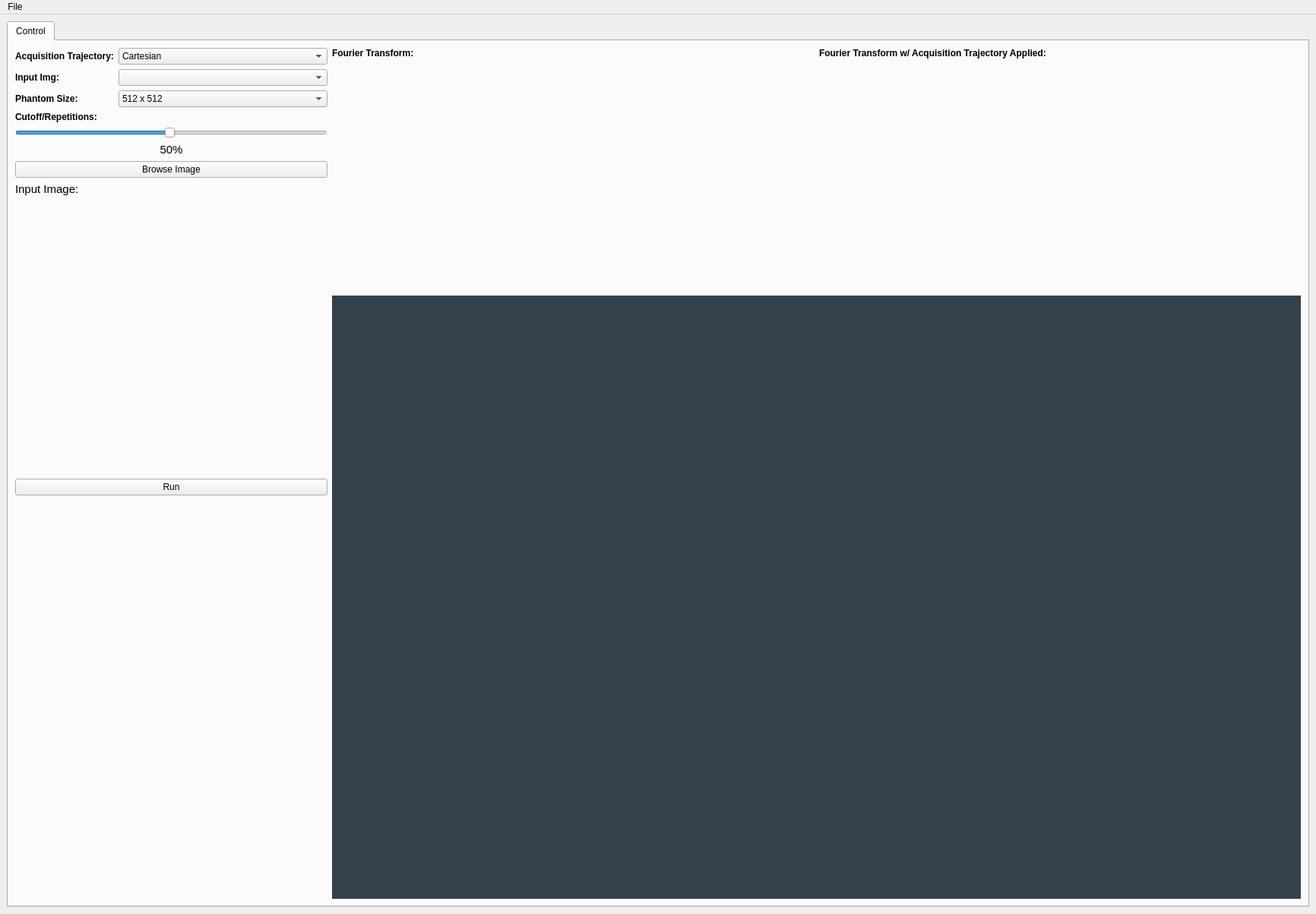
<?xml version="1.0" encoding="UTF-8"?>
<ui version="4.0">
 <class>MainWindow</class>
 <widget class="QMainWindow" name="MainWindow">
  <property name="geometry">
   <rect>
    <x>0</x>
    <y>0</y>
    <width>1732</width>
    <height>1203</height>
   </rect>
  </property>
  <property name="windowTitle">
   <string>Medical Imaging Final Project</string>
  </property>
  <widget class="QWidget" name="centralwidget">
   <layout class="QGridLayout" name="gridLayout">
    <item row="0" column="1">
     <widget class="QTabWidget" name="tabWidget">
      <property name="currentIndex">
       <number>0</number>
      </property>
      <widget class="QWidget" name="tab">
       <attribute name="title">
        <string>Control</string>
       </attribute>
       <layout class="QGridLayout" name="gridLayout_2">
        <item row="2" column="1" colspan="2">
         <widget class="QComboBox" name="comboBoxInputImg">
          <property name="sizePolicy">
           <sizepolicy hsizetype="Minimum" vsizetype="Fixed">
            <horstretch>0</horstretch>
            <verstretch>0</verstretch>
           </sizepolicy>
          </property>
          <property name="minimumSize">
           <size>
            <width>275</width>
            <height>0</height>
           </size>
          </property>
          <property name="maximumSize">
           <size>
            <width>16777215</width>
            <height>16777215</height>
           </size>
          </property>
          <item>
           <property name="text">
            <string/>
           </property>
          </item>
          <item>
           <property name="text">
            <string>Phantom 1</string>
           </property>
          </item>
          <item>
           <property name="text">
            <string>Phantom 2</string>
           </property>
          </item>
          <item>
           <property name="text">
            <string>Custom Img (Use Browse)</string>
           </property>
          </item>
         </widget>
        </item>
        <item row="7" column="0" colspan="3">
         <widget class="QPushButton" name="browseButton">
          <property name="text">
           <string>Browse Image</string>
          </property>
         </widget>
        </item>
        <item row="2" column="0">
         <widget class="QLabel" name="label_3">
          <property name="font">
           <font>
            <weight>75</weight>
            <bold>true</bold>
           </font>
          </property>
          <property name="text">
           <string>Input Img:</string>
          </property>
          <property name="alignment">
           <set>Qt::AlignLeading|Qt::AlignLeft|Qt::AlignVCenter</set>
          </property>
         </widget>
        </item>
        <item row="1" column="1" colspan="2">
         <widget class="QComboBox" name="comboBoxTrajectory">
          <item>
           <property name="text">
            <string>Cartesian</string>
           </property>
          </item>
          <item>
           <property name="text">
            <string>Radial</string>
           </property>
          </item>
         </widget>
        </item>
        <item row="1" column="4" rowspan="13">
         <layout class="QGridLayout" name="gridLayout_3">
          <item row="1" column="1">
           <widget class="QLabel" name="resultHist">
            <property name="sizePolicy">
             <sizepolicy hsizetype="Expanding" vsizetype="Preferred">
              <horstretch>0</horstretch>
              <verstretch>0</verstretch>
             </sizepolicy>
            </property>
            <property name="minimumSize">
             <size>
              <width>0</width>
              <height>0</height>
             </size>
            </property>
            <property name="maximumSize">
             <size>
              <width>16777215</width>
              <height>300</height>
             </size>
            </property>
            <property name="text">
             <string/>
            </property>
           </widget>
          </item>
          <item row="0" column="1">
           <widget class="QLabel" name="resultHistText">
            <property name="font">
             <font>
              <weight>75</weight>
              <bold>true</bold>
             </font>
            </property>
            <property name="text">
             <string>Fourier Transform w/ Acquisition Trajectory Applied:</string>
            </property>
           </widget>
          </item>
          <item row="0" column="0">
           <widget class="QLabel" name="inputHistText">
            <property name="sizePolicy">
             <sizepolicy hsizetype="Preferred" vsizetype="Fixed">
              <horstretch>0</horstretch>
              <verstretch>0</verstretch>
             </sizepolicy>
            </property>
            <property name="font">
             <font>
              <weight>75</weight>
              <bold>true</bold>
             </font>
            </property>
            <property name="text">
             <string>Fourier Transform:</string>
            </property>
           </widget>
          </item>
          <item row="1" column="0">
           <widget class="QLabel" name="inputHist">
            <property name="sizePolicy">
             <sizepolicy hsizetype="Expanding" vsizetype="Preferred">
              <horstretch>0</horstretch>
              <verstretch>0</verstretch>
             </sizepolicy>
            </property>
            <property name="maximumSize">
             <size>
              <width>16777215</width>
              <height>300</height>
             </size>
            </property>
            <property name="text">
             <string/>
            </property>
           </widget>
          </item>
          <item row="2" column="0" colspan="2">
           <widget class="QLabel" name="outPic">
            <property name="sizePolicy">
             <sizepolicy hsizetype="Expanding" vsizetype="Preferred">
              <horstretch>0</horstretch>
              <verstretch>0</verstretch>
             </sizepolicy>
            </property>
            <property name="styleSheet">
             <string notr="true">background-color: rgb(50, 65, 75);
</string>
            </property>
            <property name="text">
             <string/>
            </property>
            <property name="alignment">
             <set>Qt::AlignCenter</set>
            </property>
           </widget>
          </item>
         </layout>
        </item>
        <item row="1" column="0">
         <widget class="QLabel" name="label">
          <property name="sizePolicy">
           <sizepolicy hsizetype="Fixed" vsizetype="Preferred">
            <horstretch>0</horstretch>
            <verstretch>0</verstretch>
           </sizepolicy>
          </property>
          <property name="font">
           <font>
            <weight>75</weight>
            <bold>true</bold>
           </font>
          </property>
          <property name="text">
           <string>Acquisition Trajectory:</string>
          </property>
          <property name="alignment">
           <set>Qt::AlignLeading|Qt::AlignLeft|Qt::AlignVCenter</set>
          </property>
         </widget>
        </item>
        <item row="10" column="0" colspan="3">
         <widget class="QPushButton" name="runButton">
          <property name="sizePolicy">
           <sizepolicy hsizetype="Expanding" vsizetype="Fixed">
            <horstretch>0</horstretch>
            <verstretch>0</verstretch>
           </sizepolicy>
          </property>
          <property name="text">
           <string>Run</string>
          </property>
         </widget>
        </item>
        <item row="9" column="0" colspan="3">
         <widget class="QLabel" name="inPic">
          <property name="sizePolicy">
           <sizepolicy hsizetype="Preferred" vsizetype="Maximum">
            <horstretch>0</horstretch>
            <verstretch>0</verstretch>
           </sizepolicy>
          </property>
          <property name="minimumSize">
           <size>
            <width>0</width>
            <height>360</height>
           </size>
          </property>
          <property name="maximumSize">
           <size>
            <width>16777215</width>
            <height>400</height>
           </size>
          </property>
          <property name="text">
           <string/>
          </property>
         </widget>
        </item>
        <item row="4" column="0" colspan="3">
         <widget class="QLabel" name="label_2">
          <property name="sizePolicy">
           <sizepolicy hsizetype="Preferred" vsizetype="Fixed">
            <horstretch>0</horstretch>
            <verstretch>0</verstretch>
           </sizepolicy>
          </property>
          <property name="font">
           <font>
            <weight>75</weight>
            <bold>true</bold>
           </font>
          </property>
          <property name="text">
           <string>Cutoff/Repetitions:</string>
          </property>
         </widget>
        </item>
        <item row="5" column="0" colspan="3">
         <widget class="QSlider" name="cutoffSlider">
          <property name="minimum">
           <number>1</number>
          </property>
          <property name="maximum">
           <number>100</number>
          </property>
          <property name="value">
           <number>50</number>
          </property>
          <property name="orientation">
           <enum>Qt::Horizontal</enum>
          </property>
          <property name="tickPosition">
           <enum>QSlider::NoTicks</enum>
          </property>
         </widget>
        </item>
        <item row="6" column="0" colspan="3">
         <widget class="QLabel" name="cutoff_Ratio">
          <property name="sizePolicy">
           <sizepolicy hsizetype="Preferred" vsizetype="Fixed">
            <horstretch>0</horstretch>
            <verstretch>0</verstretch>
           </sizepolicy>
          </property>
          <property name="font">
           <font>
            <pointsize>11</pointsize>
           </font>
          </property>
          <property name="text">
           <string>50%</string>
          </property>
          <property name="alignment">
           <set>Qt::AlignCenter</set>
          </property>
         </widget>
        </item>
        <item row="8" column="0" colspan="3">
         <widget class="QLabel" name="inputImgLabel">
          <property name="sizePolicy">
           <sizepolicy hsizetype="Preferred" vsizetype="Fixed">
            <horstretch>0</horstretch>
            <verstretch>0</verstretch>
           </sizepolicy>
          </property>
          <property name="font">
           <font>
            <pointsize>11</pointsize>
           </font>
          </property>
          <property name="text">
           <string>Input Image:</string>
          </property>
          <property name="alignment">
           <set>Qt::AlignLeading|Qt::AlignLeft|Qt::AlignVCenter</set>
          </property>
         </widget>
        </item>
        <item row="3" column="0">
         <widget class="QLabel" name="label_5">
          <property name="font">
           <font>
            <weight>75</weight>
            <bold>true</bold>
           </font>
          </property>
          <property name="text">
           <string>Phantom Size:</string>
          </property>
         </widget>
        </item>
        <item row="3" column="1" colspan="2">
         <widget class="QComboBox" name="comboBoxSize">
          <item>
           <property name="text">
            <string>512 x 512</string>
           </property>
          </item>
          <item>
           <property name="text">
            <string>1028 x 1028</string>
           </property>
          </item>
          <item>
           <property name="text">
            <string>2056 x 2056</string>
           </property>
          </item>
          <item>
           <property name="text">
            <string>4096 x 4096 (Computationally Heavy)</string>
           </property>
          </item>
         </widget>
        </item>
       </layout>
      </widget>
     </widget>
    </item>
   </layout>
  </widget>
  <widget class="QMenuBar" name="menubar">
   <property name="geometry">
    <rect>
     <x>0</x>
     <y>0</y>
     <width>1732</width>
     <height>21</height>
    </rect>
   </property>
   <widget class="QMenu" name="menuFile">
    <property name="title">
     <string>File</string>
    </property>
    <addaction name="actionQuit"/>
   </widget>
   <addaction name="menuFile"/>
  </widget>
  <action name="actionQuit">
   <property name="text">
    <string>Quit</string>
   </property>
  </action>
 </widget>
 <resources/>
 <connections/>
</ui>
